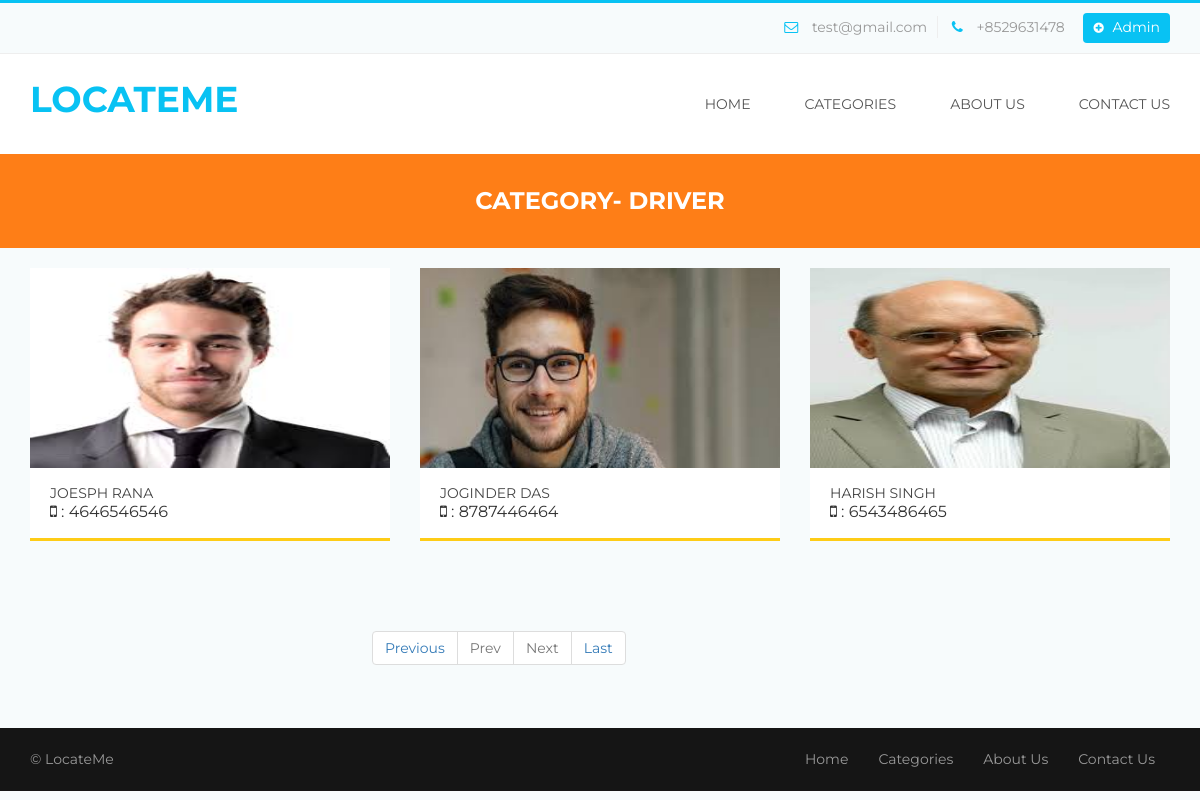
The app's page /LocateMe/view-category-detail.php?viewid=Driver with its own data.
### tables this page shows
CREATE TABLE `tblpage` (
  `ID` int(10) NOT NULL,
  `PageType` varchar(50) DEFAULT NULL,
  `PageTitle` varchar(200) DEFAULT NULL,
  `PageDescription` mediumtext,
  `Email` varchar(200) DEFAULT NULL,
  `MobileNumber` bigint(10) DEFAULT NULL,
  `UpdationDate` timestamp NOT NULL DEFAULT CURRENT_TIMESTAMP ON UPDATE CURRENT_TIMESTAMP
);

CREATE TABLE `tblperson` (
  `ID` int(10) NOT NULL,
  `Category` varchar(200) DEFAULT NULL,
  `Name` varchar(200) DEFAULT NULL,
  `Picture` varchar(200) DEFAULT NULL,
  `MobileNumber` bigint(10) DEFAULT NULL,
  `Address` mediumtext,
  `City` varchar(200) NOT NULL,
  `RegDate` timestamp NULL DEFAULT CURRENT_TIMESTAMP
);

### LocateMe/view-category-detail.php (the view, shortened to what this page needs)
<?php
include('includes/dbconnection.php');
?>
<!DOCTYPE html>
<html>
<head>
	<link rel="stylesheet" type="text/css" href="bootstrap/css/bootstrap.min.css">
	<link rel="stylesheet" type="text/css" href="css/style.css">
	<link rel="stylesheet" type="text/css" href="css/menu.css">
	<link rel="stylesheet" type="text/css" href="css/color/color.css">
	<link rel="stylesheet" type="text/css" href="assets/testimonial/css/style.css" />
	<link rel="stylesheet" type="text/css" href="assets/testimonial/css/elastislide.css" />
	<link rel="stylesheet" type="text/css" href="css/responsive.css">
    <link rel="stylesheet" type="text/css" href="css/font-awesome.css">
	<link rel="stylesheet" type="text/css" href="assets/revolution_slider/css/revslider.css" media="screen" />
</head>
<body>
	<div class="theme-wrap clearfix">
	<?php include_once('includes/header.php');?>
		<div class="page-title-wrap bgorange-1 padding-top-30 padding-bottom-30">
<?php
$vid=$_SESSION['vid'];
?>
			<h4 class="white">Category- <?php echo $vid; ?></h4>
		</div>
		<section class="aside-layout-section padding-top-20 padding-bottom-40">
			<div class="container">
				<div class="row">
					<div class="col-md-12 col-sm-8 col-xs-12 main-wrap">
						<div class="listing-section padding-bottom-40">
							<div class="">
								<div class="add-listing-wrapper">
									<div class="listing-main gridview tab-content">
											<div id="latest-listing" class="tab-pane active">
												<div class="listing-wrapper three-column row">
<?php
        if (isset($_GET['pageno'])) {
            $pageno = $_GET['pageno'];
        } else {
            $pageno = 1;
        }
        $no_of_records_per_page = 10;
        $offset = ($pageno-1) * $no_of_records_per_page;
$total_pages_sql = "SELECT COUNT(*) FROM tblperson where Category=:vid";
$ret= $dbh -> prepare($total_pages_sql);
$ret->bindParam(':vid',$vid,PDO::PARAM_STR);
$ret->execute();
$total_rows = $ret->fetchColumn();
$total_pages = ceil($total_rows / $no_of_records_per_page);
$sql="SELECT * from  tblperson where Category=:vid LIMIT $offset, $no_of_records_per_page";
$query = $dbh -> prepare($sql);
$query->bindParam(':vid',$vid,PDO::PARAM_STR);
$query->execute();
$results=$query->fetchAll(PDO::FETCH_OBJ);
$cnt=1;
if($query->rowCount() > 0)
{
foreach($results as $row)
{               ?>
													<div class="item col-md-4 col-sm-6 col-xs-12">
														<div class="listing-item clearfix">
															<div class="figure">
																<img src="admin/images/<?php echo $row->Picture;?>" alt="listing item" height="200" width="200"/>
															</div>
															<div class="listing-content clearfix">
																<div class="listing-title">
																	<h6><a href="single-person-detail.php?viewid=<?php echo htmlentities ($row->ID);?>"><?php  echo $row->Name;?></a></h6>
																</div>
																<div class="listing-location pull-left">
																	<i class="fa fa-mobile"></i> :
																	<?php  echo $row->MobileNumber;?>
																</div>
															</div>
														</div>
														<div class="listing-border-bottom bgyallow-1"></div>
													</div>
	<?php $cnt=$cnt+1;}} ?>
												</div>
											</div>
									</div>
								</div>
							</div>
						</div>
						<div style="margin-left:30%" >
    <ul class="body pagination pagination-primary">
<li class="page-item"><a class="page-link" href="?pageno=1">Previous</a></li>
      <li class="page-item active <?php if($pageno <= 1){ echo 'disabled'; } ?>">
            <a href="<?php if($pageno <= 1){ echo '#'; } else { echo "?pageno=".($pageno - 1); } ?>" class="page-link">Prev</a>
        </li>
  <li class="page-item <?php if($pageno >= $total_pages){ echo 'disabled'; } ?>">
            <a class="page-link" href="<?php if($pageno >= $total_pages){ echo '#'; } else { echo "?pageno=".($pageno + 1); } ?>">Next</a>
        </li>
        <li class="page-item"><a href="?pageno=<?php echo $total_pages; ?>" class="page-link"> Last</a></li>
                            </ul>
</div>
					</div>
				</div>
			</div>
		</section>
	<?php include_once('includes/footer.php');?>
	</div>
</body>
</html>

### LocateMe/includes/header.php (shortened to what this page needs)
<?php
include('includes/dbconnection.php');
?>
<div class="header">
            <div class="top-toolbar">
                <div class="container">
                    <div class="row">
                        <div class="col-md-6 col-sm-12 col-xs-12 pull-right">
                            <div class="top-contact-info">
                                <ul>
<?php
$sql="SELECT * from tblpage where PageType='contactus'";
$query = $dbh -> prepare($sql);
$query->execute();
$results=$query->fetchAll(PDO::FETCH_OBJ);
$cnt=1;
if($query->rowCount() > 0)
{
foreach($results as $row)
{               ?>
                                    <li class="toolbar-email"><i class="fa fa-envelope-o"></i> <?php  echo htmlentities($row->Email);?></li>
                                    <li class="toolbar-contact"><i class="fa fa-phone"></i> +<?php  echo htmlentities($row->MobileNumber);?></li><?php $cnt=$cnt+1;}} ?>
                                    <li><a class="toolbar-new-listing" href="admin/login.php"><i class="fa fa-plus-circle"></i> Admin</a></li>
                                </ul>
                            </div>
                        </div>
                    </div>
                </div>
            </div>
            <div class="nav-wrapper">
                <div class="container">
                    <nav class="wsmenu slideLeft clearfix">
                        <div class="logo pull-left"><a href="index.php" title="Responsive Slide Menus"><h3 style="color:#08c2f3">LocateMe</h3></a></div>
                        <ul class="mobile-sub wsmenu-list pull-right">
                            <li><a href="index.php" class="">Home</a>
                            </li>
                            <li><a href="category.php">categories <span class="arrow"></span></a></li>
                            <li><a href="about.php">About Us <span class="arrow"></span></a></li>
                          <li><a href="contact.php">Contact Us <span class="arrow"></span></a></li>
                        </ul>
                    </nav>
                </div>
            </div>
        </div>

### LocateMe/includes/footer.php
<footer>
            <div class="footer-bottom">
                <div class="container">
                    <div class="row clearfix">
                        <div class="col-md-8 col-sm-12 col-xs-12 pull-right margin-bottom-20">
                            <nav class="footer-menu wsmenu clearfix">
                                <ul class="wsmenu-list pull-right">
                                  <li><a href="index.php" class="">Home</a></li>
                                  <li><a href="category.php">categories <span class="arrow"></span></a></li>
                                  <li><a href="about.php">About Us <span class="arrow"></span></a></li>
                                  <li><a href="contact.php">Contact Us <span class="arrow"></span></a></li>
                                </ul>
                            </nav>
                        </div>
                        <div class="col-md-4 col-sm-12 col-xs-12 pull-left margin-bottom-20">
                            <div class="footer-copyright">
                                <p>&copy; LocateMe </p>
                            </div>
                        </div>
                    </div>
                </div>
            </div>
        </footer>

### LocateMe/css/style.css (style rules this page uses)
html, body, div, span, applet, object, iframe,h1, h2, h3, h4, h5, h6, p, blockquote, pre,a, abbr, acronym, address, big, cite, code,del, dfn, em, img, ins, kbd, q, s, samp, small, strike, strong, sub, sup, tt, var,b, u, i, center,dl, dt, dd, ol, ul, li,fieldset, form, label, legend,table, caption, tbody, tfoot, thead, tr, th, td, article, aside, canvas, details, embed,figure, figcaption, footer, header, hgroup,menu, nav, output, ruby, section, summary,time, mark, audio, video { margin: 0;padding: 0;border: 0;font-size: 100%;font: inherit;vertical-align: baseline; }
article, aside, details, figcaption, figure,footer, header, hgroup, menu, nav, section { display: block; }
body { line-height: 1;margin:0 ;padding:0 ;transition:all 0.3s ease;overflow-x: hidden; }
html { position:relative;overflow-x:hidden; }
ol, ul { list-style: none;margin:0; padding:0; }
a { display:block; }
img { display:block; }
img { max-width:100%; }
body { font-family:'Montserrat',sans-serif; }
h1,h2,h3,h4,h5,h6 { font-family:'Montserrat',sans-serif; font-weight:700; margin:0; text-align:center; line-height:1.4; letter-spacing:0.6px; text-transform:uppercase; letter-spacing:0; }
h3 { font-size:36px; }
h4 { font-size:24px; }
h6 { font-size:16px; }
p { font-family:'Montserrat'; font-size:14px; padding:0; font-weight:400; text-align:center; margin:0; line-height:1.6; text-decoration:none; }
a,span,ul,li { font-family:'Montserrat'; font-size:14px; padding:0; font-weight:400; text-align:center; margin:0; line-height:1.6; text-decoration:none !important; }
p,span,a { padding:0; }
.container,.container-fluid { padding-left:0;padding-right:0; }
.padding-bottom-30 { padding-bottom:30px; }
.padding-bottom-40 { padding-bottom:40px; }
.padding-top-20 { padding-top:20px; }
.padding-top-30 { padding-top:30px; }
.margin-bottom-20 { margin-bottom:20px; }
.logo { padding:20px 0; }
.logo a { display:inline-block; }
.top-toolbar { padding:10px 0; }
.top-toolbar .top-contact-info ul { text-align:right; }
.top-toolbar .top-contact-info ul li { display:inline-block }
.top-toolbar .top-contact-info ul li.toolbar-email { padding-right:10px; }
.top-toolbar .top-contact-info ul li.toolbar-email i { padding-right:10px; }
.top-toolbar .top-contact-info ul li.toolbar-contact { padding-right:15px; }
.top-toolbar .top-contact-info ul li.toolbar-contact i { padding:0 10px; }
.top-toolbar .top-contact-info ul li a.toolbar-new-listing { border-radius: 4px; line-height: 1; padding: 7px 10px 9px; }
.top-toolbar .top-contact-info ul li a.toolbar-new-listing i { padding:0 5px 0 0;font-size:12px; }
.listing-border-bottom { height:3px;width:100%; }
.tab-content .tab-pane { position: relative; }
.listing-wrapper .item { margin-bottom:30px; }
.listing-item .figure { position:relative; }
.listing-item .listing-content { padding:14px 20px 18px;position:relative; }
.listing-item .listing-content .listing-title h6 a { letter-spacing:0; font-size:16px;text-transform:uppercase;text-align:left;font-family:'Montserrat'; }
.aside-layout-section .gridview .listing-item .listing-content .listing-title h6 a { font-size:14px; }
.footer-copyright p { text-align:left; }
.footer-bottom { padding-top:20px; }

### LocateMe/css/menu.css (style rules this page uses)
.wsmenu { font-family:Helvetica, sans-serif; color:#fff; position:relative; font-size:15px; padding:0px; margin:0px auto; width:100%; background-color:#ffffff; }
.wsmenu-list { text-align:left; margin:0 auto 0 auto; display: block; padding:0px; }
.wsmenu-list > li { text-align:center; display: table-cell; }
.wsmenu-list > li > a { display:block; color:#555; padding:38px 21px; line-height:1; text-decoration:none; position:relative; font-family:'Montserrat'; text-transform:uppercase; }
.wsmenu-list > li:last-child a { display:block; color:#555; padding:20px 0 20px 21px; line-height:1; text-decoration:none; position:relative; }
.wsmenu-list li a:before { margin-right: 5px; position: relative; content: "|"; line-height: 16px; font-size: 24px; top: 3px; color:rgba(255,255,255,0); }
@media screen and (-webkit-min-device-pixel-ratio:0) { .wsmenu-list > li > a { padding: 39px 21px; } }
.footer-menu.wsmenu { background: none; }
.footer-menu.wsmenu .wsmenu-list { line-height: 1; }
.footer-menu.wsmenu .wsmenu-list li a::before { display:none; }
.footer-menu.wsmenu .wsmenu-list > li > a { padding: 0px 15px;text-transform:capitalize;color:#999; }

### records on screen
tblpage: Email "test@gmail.com", MobileNumber "8529631478"
tblperson: Picture (picture), Name "JOESPH RANA", MobileNumber "4646546546"
tblperson: Picture (picture), Name "JOGINDER DAS", MobileNumber "8787446464"
tblperson: Picture (picture), Name "HARISH SINGH", MobileNumber "6543486465"

### other values on screen
$vid "DRIVER"
